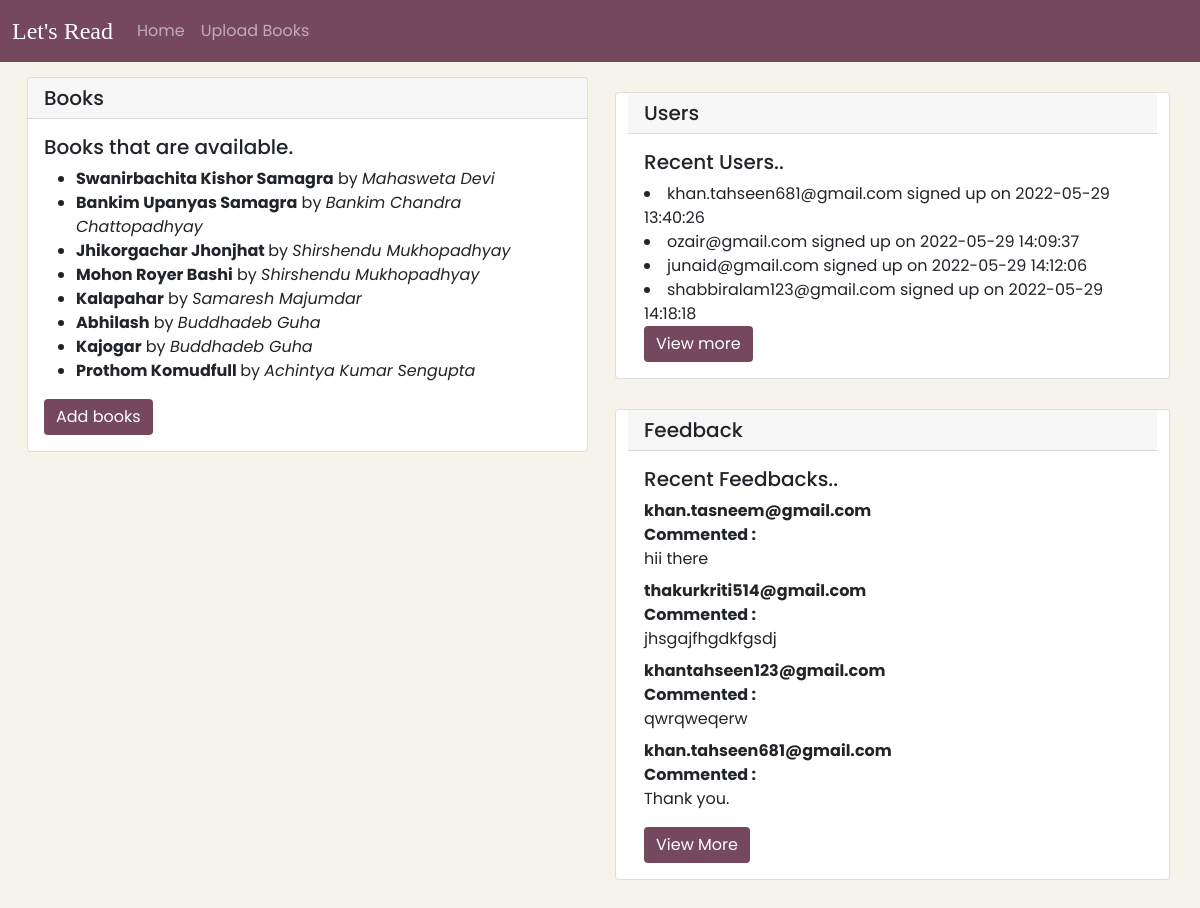
/admin.php, run on an earlier commit of the app's database.
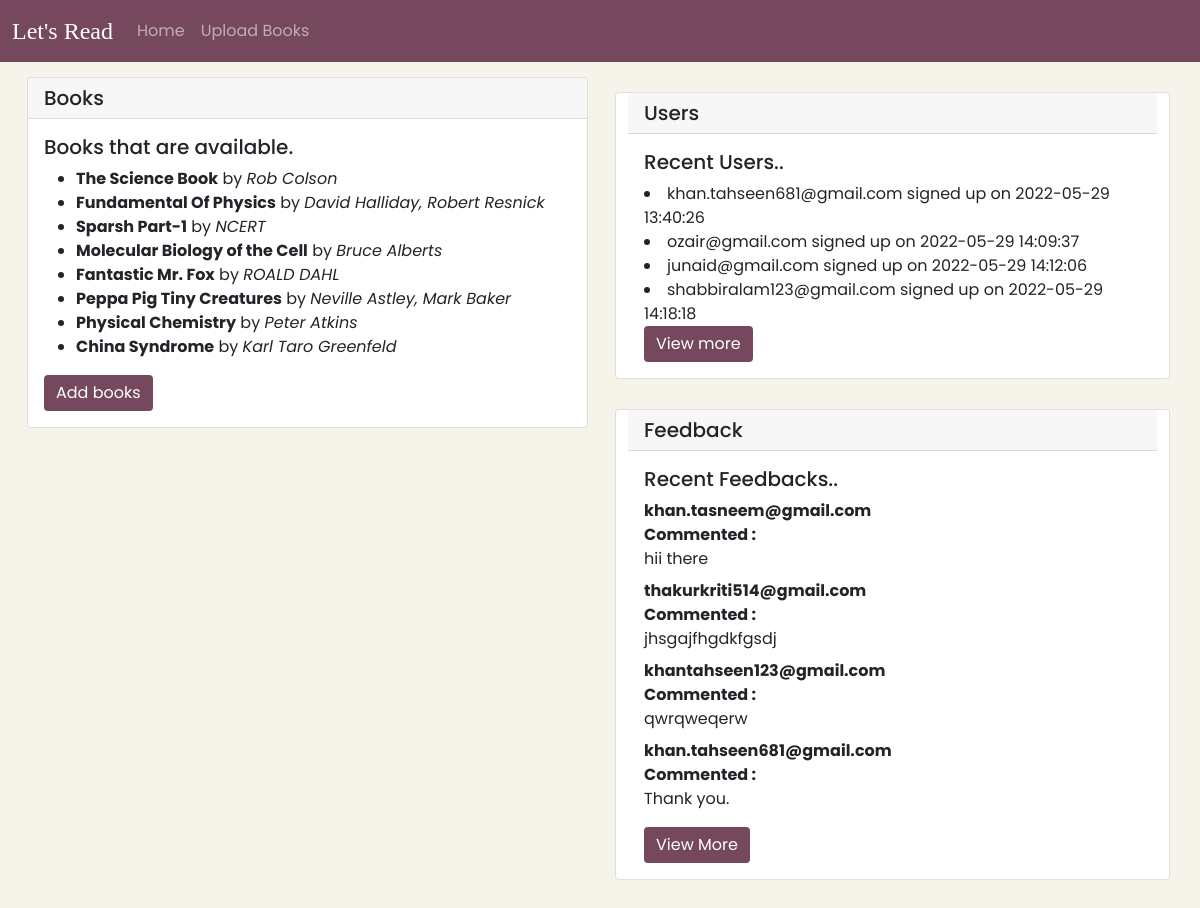
And on a later commit of the database.
### tables this page shows
CREATE TABLE `books` (
  `book_id` int(25) NOT NULL,
  `book_name` varchar(30) NOT NULL,
  `author` varchar(30) NOT NULL,
  `publisher` varchar(30) NOT NULL,
  `publishing_date` year(4) NOT NULL,
  `sub_id` int(25) NOT NULL,
  `cat_id` int(25) NOT NULL,
  `ratings` int(5) NOT NULL,
  `isbn` varchar(13) NOT NULL,
  `total_pages` int(25) NOT NULL,
  `book_file_url` varchar(256) NOT NULL,
  `book_cover_url` varchar(256) NOT NULL
);

CREATE TABLE `user` (
  `user_id` int(25) NOT NULL,
  `password` varchar(30) NOT NULL,
  `first_name` varchar(20) NOT NULL,
  `last_name` varchar(20) NOT NULL,
  `phone` varchar(30) NOT NULL,
  `signup_date` datetime NOT NULL DEFAULT current_timestamp(),
  `email_id` varchar(30) NOT NULL,
  `role` varchar(25) NOT NULL
);

CREATE TABLE `feedback` (
  `feed_id` int(30) NOT NULL,
  `name` varchar(30) NOT NULL,
  `email` varchar(30) NOT NULL,
  `comments` text NOT NULL,
  `feedback_type` text NOT NULL
);

### admin.php (the view, shortened to what this page needs)
<?php include './partials/connection.php';?>
<!DOCTYPE html>
<html lang="en">
<head>
     <link href="https://cdn.jsdelivr.net/npm/bootstrap@5.1.3/dist/css/bootstrap.min.css" rel="stylesheet"
>
    <link rel="stylesheet" href="stylesheet/style.css">
</head>
<body>
<nav class="navbar navbar-expand-lg navbar-dark bglavender">
        <div class="container-fluid">
            <a class="navbar-brand page-name" href="index.php">Let's Read</a>
            <div class="collapse navbar-collapse" id="navbarSupportedContent">
                <ul class="navbar-nav me-auto mb-2 mb-lg-0">
                    <li class="nav-item">
                        <a class="nav-link" aria-current="page" href="index.php">Home</a>
                    </li>
                    <li class="nav-item">
                        <a class="nav-link" href="partials/create_book.php">Upload Books</a>
                    </li>
                </ul>
            </div>
        </div>
</nav>
<div class="container-fluid">
    <div class="row">
    <div class="col-sm-6">
        <div class="card">
        <h5 class="card-header">Books</h5>
        <div class="card-body">
            <h5 class="card-title">Books that are available.</h5>
            <ul>
                <?php
                    $sql= "(SELECT * FROM books ORDER BY book_id DESC LIMIT 8) ORDER BY book_id ASC;";
                        $result = mysqli_query($conn,$sql);
                        if(mysqli_num_rows($result) > 0){
                            while($row = mysqli_fetch_assoc($result)){
                                echo "<li>" ."<b>". $row['book_name'] . "</b>" . " by ". "<i>" . $row['author'] ."</i>"."</li>";
                            }
                        }
                    ?>
            </ul>
            <a href="http://localhost/library/library/partials/create_book.php" class="btn btn-primary">Add books</a>
        </div>
        </div>
    </div>
    <div class="col-sm-6">
        <div class="row">
            <div class="card">
                <h5 class="card-header">Users</h5>
                <div class="card-body">
                    <h5 class="card-title">Recent Users..</h5>
                    <?php
                        $query= "(SELECT * FROM `user` ORDER BY user_id DESC LIMIT 4) ORDER BY user_id ASC;";
                        $result_query = mysqli_query($conn,$query);
                        if(mysqli_num_rows($result_query)>0){
                            while($user_row = mysqli_fetch_assoc($result_query)){
                                echo "<li>" . $user_row['email_id'] . " signed up on " . $user_row['signup_date'] . "</li>";
                            }
                        }
                    ?>
                    <a href="http://localhost/library/library/partials/user_details.php" class="btn btn-primary">View more</a>
                </div>
            </div>
        </div>
        <div class="row">
            <div class="card">
                <h5 class="card-header">Feedback</h5>
                <div class="card-body">
                    <h5 class="card-title">Recent Feedbacks..</h5>
                    <dl>
                    <?php
                        $query1="(SELECT * FROM `feedback` ORDER BY feed_id DESC LIMIT 4) ORDER BY feed_id ASC;";
                        $result_query1 = mysqli_query($conn,$query1) ;
                        if(mysqli_num_rows($result_query1)>0){
                            while($feed_row = mysqli_fetch_assoc($result_query1)){
                                echo "<dt>" . $feed_row['email'] . "<br> Commented : </dt>"  ."<dd>" . $feed_row['comments'] . "</dd>" ;
                            }
                        }
                    ?>
                    </dl>
                    <a href="http://localhost/library/library/partials/feedback_list.php" class="btn btn-primary">View More</a>
                </div>
            </div>
        </div>
    </div>
    </div>
</div>
</body>
</html>

What changed in the data, as far as the page shows it:
no longer on this page (row edited): books: book_name "Swanirbachita Kishor Samagra", author "Mahasweta Devi"
no longer on this page (row edited): books: book_name "Bankim Upanyas Samagra", author "Bankim Chandra Chattopadhyay"
no longer on this page (row edited): books: book_name "Jhikorgachar Jhonjhat", author "Shirshendu Mukhopadhyay"
no longer on this page (row edited): books: book_name "Mohon Royer Bashi", author "Shirshendu Mukhopadhyay"
no longer on this page (row edited): books: book_name "Kalapahar", author "Samaresh Majumdar"
no longer on this page (row edited): books: book_name "Abhilash", author "Buddhadeb Guha"
no longer on this page (row edited): books: book_name "Kajogar", author "Buddhadeb Guha"
no longer on this page (row edited): books: book_name "Prothom Komudfull", author "Achintya Kumar Sengupta"
added books: book_name "The Science Book", author "Rob Colson"
added books: book_name "Fundamental Of Physics", author "David Halliday, Robert Resnick"
added books: book_name "Sparsh Part-1", author "NCERT"
added books: book_name "Molecular Biology of the Cell", author "Bruce Alberts"
added books: book_name "Fantastic Mr. Fox", author "ROALD DAHL"
added books: book_name "Peppa Pig Tiny Creatures", author "Neville Astley, Mark Baker"
added books: book_name "Physical Chemistry", author "Peter Atkins"
added books: book_name "China Syndrome", author "Karl Taro Greenfeld"
